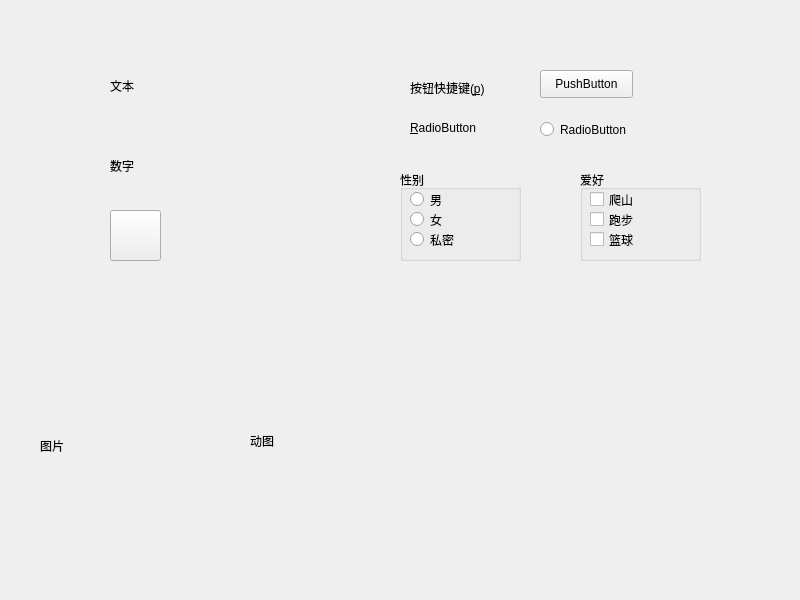
<?xml version="1.0" encoding="UTF-8"?>
<ui version="4.0">
 <class>Widget</class>
 <widget class="QWidget" name="Widget">
  <property name="geometry">
   <rect>
    <x>0</x>
    <y>0</y>
    <width>800</width>
    <height>600</height>
   </rect>
  </property>
  <property name="windowTitle">
   <string>Widget</string>
  </property>
  <widget class="QLabel" name="txtLabel">
   <property name="geometry">
    <rect>
     <x>110</x>
     <y>50</y>
     <width>101</width>
     <height>71</height>
    </rect>
   </property>
   <property name="frameShape">
    <enum>QFrame::NoFrame</enum>
   </property>
   <property name="frameShadow">
    <enum>QFrame::Plain</enum>
   </property>
   <property name="text">
    <string>文本</string>
   </property>
   <property name="wordWrap">
    <bool>true</bool>
   </property>
  </widget>
  <widget class="QLabel" name="numLabel">
   <property name="geometry">
    <rect>
     <x>110</x>
     <y>150</y>
     <width>131</width>
     <height>31</height>
    </rect>
   </property>
   <property name="text">
    <string>数字</string>
   </property>
  </widget>
  <widget class="QLabel" name="picLabel">
   <property name="geometry">
    <rect>
     <x>40</x>
     <y>350</y>
     <width>181</width>
     <height>191</height>
    </rect>
   </property>
   <property name="text">
    <string>图片</string>
   </property>
   <property name="scaledContents">
    <bool>false</bool>
   </property>
   <property name="alignment">
    <set>Qt::AlignLeading|Qt::AlignLeft|Qt::AlignVCenter</set>
   </property>
   <property name="margin">
    <number>0</number>
   </property>
  </widget>
  <widget class="QLabel" name="gifLabel">
   <property name="geometry">
    <rect>
     <x>250</x>
     <y>350</y>
     <width>171</width>
     <height>181</height>
    </rect>
   </property>
   <property name="text">
    <string>动图</string>
   </property>
  </widget>
  <widget class="QLabel" name="label">
   <property name="geometry">
    <rect>
     <x>410</x>
     <y>80</y>
     <width>111</width>
     <height>16</height>
    </rect>
   </property>
   <property name="text">
    <string>按钮快捷键(&amp;p)</string>
   </property>
   <property name="buddy">
    <cstring>pushButton</cstring>
   </property>
  </widget>
  <widget class="QPushButton" name="pushButton">
   <property name="geometry">
    <rect>
     <x>540</x>
     <y>70</y>
     <width>93</width>
     <height>28</height>
    </rect>
   </property>
   <property name="text">
    <string>PushButton</string>
   </property>
   <property name="checkable">
    <bool>true</bool>
   </property>
   <property name="checked">
    <bool>false</bool>
   </property>
   <property name="flat">
    <bool>false</bool>
   </property>
  </widget>
  <widget class="QRadioButton" name="radioButton">
   <property name="geometry">
    <rect>
     <x>540</x>
     <y>120</y>
     <width>115</width>
     <height>19</height>
    </rect>
   </property>
   <property name="text">
    <string>RadioButton</string>
   </property>
   <property name="checked">
    <bool>false</bool>
   </property>
  </widget>
  <widget class="QLabel" name="label_2">
   <property name="geometry">
    <rect>
     <x>410</x>
     <y>120</y>
     <width>111</width>
     <height>16</height>
    </rect>
   </property>
   <property name="text">
    <string>&amp;RadioButton</string>
   </property>
   <property name="buddy">
    <cstring>radioButton</cstring>
   </property>
  </widget>
  <widget class="QPushButton" name="pushButton_2">
   <property name="geometry">
    <rect>
     <x>110</x>
     <y>210</y>
     <width>51</width>
     <height>51</height>
    </rect>
   </property>
   <property name="text">
    <string/>
   </property>
   <property name="icon">
    <iconset>
     <normaloff>1.ico</normaloff>1.ico</iconset>
   </property>
   <property name="iconSize">
    <size>
     <width>50</width>
     <height>50</height>
    </size>
   </property>
   <property name="checkable">
    <bool>false</bool>
   </property>
  </widget>
  <widget class="QPushButton" name="pushButton_3">
   <property name="geometry">
    <rect>
     <x>190</x>
     <y>210</y>
     <width>81</width>
     <height>61</height>
    </rect>
   </property>
   <property name="text">
    <string/>
   </property>
   <property name="icon">
    <iconset resource="ico.qrc">
     <normaloff>:/qq.ico</normaloff>:/qq.ico</iconset>
   </property>
   <property name="iconSize">
    <size>
     <width>16</width>
     <height>16</height>
    </size>
   </property>
   <property name="checkable">
    <bool>false</bool>
   </property>
   <property name="checked">
    <bool>false</bool>
   </property>
   <property name="flat">
    <bool>true</bool>
   </property>
  </widget>
  <widget class="QGroupBox" name="groupBox">
   <property name="geometry">
    <rect>
     <x>400</x>
     <y>170</y>
     <width>121</width>
     <height>91</height>
    </rect>
   </property>
   <property name="title">
    <string>性别</string>
   </property>
   <widget class="QRadioButton" name="radioButton_2">
    <property name="geometry">
     <rect>
      <x>10</x>
      <y>20</y>
      <width>91</width>
      <height>19</height>
     </rect>
    </property>
    <property name="text">
     <string>男</string>
    </property>
    <property name="checkable">
     <bool>true</bool>
    </property>
    <property name="checked">
     <bool>false</bool>
    </property>
   </widget>
   <widget class="QRadioButton" name="radioButton_3">
    <property name="geometry">
     <rect>
      <x>10</x>
      <y>40</y>
      <width>91</width>
      <height>19</height>
     </rect>
    </property>
    <property name="text">
     <string>女</string>
    </property>
   </widget>
   <widget class="QRadioButton" name="radioButton_4">
    <property name="geometry">
     <rect>
      <x>10</x>
      <y>60</y>
      <width>91</width>
      <height>19</height>
     </rect>
    </property>
    <property name="text">
     <string>私密</string>
    </property>
   </widget>
  </widget>
  <widget class="QGroupBox" name="groupBox_2">
   <property name="geometry">
    <rect>
     <x>580</x>
     <y>170</y>
     <width>121</width>
     <height>91</height>
    </rect>
   </property>
   <property name="title">
    <string>爱好</string>
   </property>
   <widget class="QCheckBox" name="checkBox_1">
    <property name="geometry">
     <rect>
      <x>10</x>
      <y>20</y>
      <width>91</width>
      <height>19</height>
     </rect>
    </property>
    <property name="text">
     <string>爬山</string>
    </property>
   </widget>
   <widget class="QCheckBox" name="checkBox_2">
    <property name="geometry">
     <rect>
      <x>10</x>
      <y>40</y>
      <width>91</width>
      <height>19</height>
     </rect>
    </property>
    <property name="text">
     <string>跑步</string>
    </property>
   </widget>
   <widget class="QCheckBox" name="checkBox_3">
    <property name="geometry">
     <rect>
      <x>10</x>
      <y>60</y>
      <width>91</width>
      <height>19</height>
     </rect>
    </property>
    <property name="text">
     <string>篮球</string>
    </property>
    <property name="tristate">
     <bool>true</bool>
    </property>
   </widget>
  </widget>
 </widget>
 <resources>
  <include location="ico.qrc"/>
 </resources>
 <connections/>
</ui>
